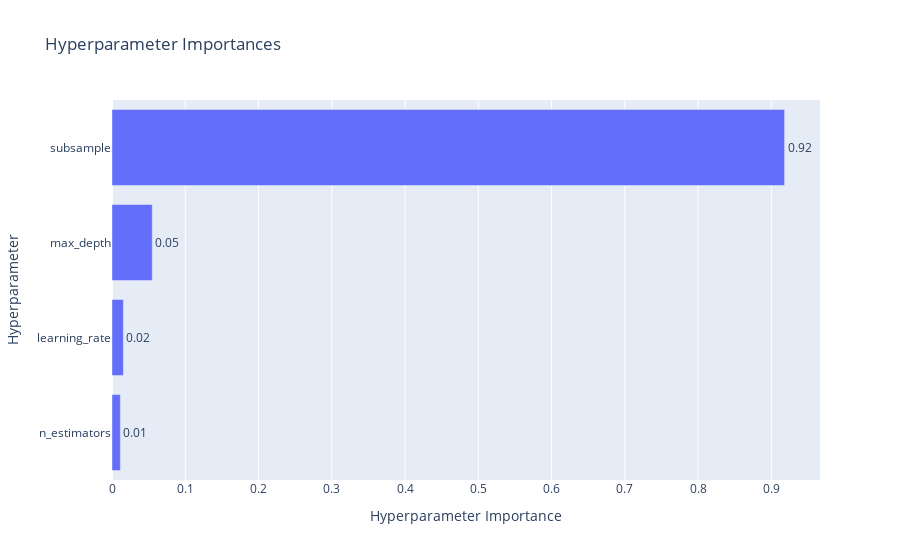

Here is the notebook cell this chart was saved with:
### Code cell
# Plot parameter importances
plot_param_importances(study)

### Figure 1 — Plotly figure (JSON) as saved in the notebook; plotly's stock layout.template omitted (floating-point values rounded to 4 significant figures)
{"data": [{"cliponaxis": false, "hovertemplate": ["n_estimators (IntDistribution): 0.011389105010391162<extra></extra>", "learning_rate (FloatDistribution): 0.015519948831903633<extra></extra>", "max_depth (IntDistribution): 0.054998062700094115<extra></extra>", "subsample (FloatDistribution): 0.9180928834576112<extra></extra>"], "name": "Objective Value", "orientation": "h", "text": ["0.01", "0.02", "0.05", "0.92"], "textposition": "outside", "type": "bar", "x": [0.01139, 0.01552, 0.055, 0.9181], "y": ["n_estimators", "learning_rate", "max_depth", "subsample"]}], "layout": {"title": {"text": "Hyperparameter Importances"}, "xaxis": {"title": {"text": "Hyperparameter Importance"}}, "yaxis": {"title": {"text": "Hyperparameter"}}}}
